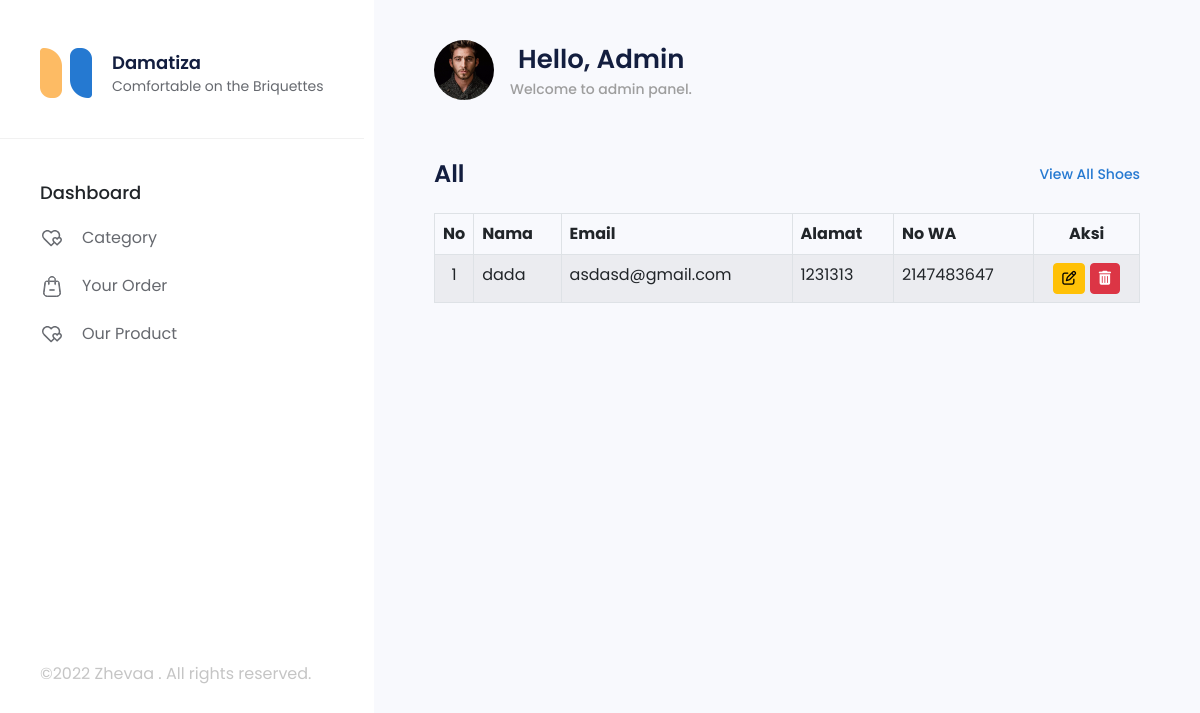
The page /index.php/order on the database its author committed.
### tables this page shows
CREATE TABLE `tbl_order` (
  `order_id` int(11) NOT NULL AUTO_INCREMENT,
  `order_name` varchar(50) NOT NULL,
  `order_email` varchar(30) NOT NULL,
  `order_address` varchar(50) NOT NULL,
  `order_phone` int(20) NOT NULL,
  PRIMARY KEY (`order_id`)
);

### application/controllers/Order.php (called while the page is built, shortened)
<?php
class Order extends CI_Controller {
    function __construct(){
        $this->load->model('M_Order');
    }
	public function index()
	{
        $order = $this->M_Order->tampil()->result();
		$data['tampil'] = $order;
		$this->load->view('V_Order',$data);
	}
}

### index.php (called while the page is built, shortened)
<?php
require_once BASEPATH.'core/CodeIgniter.php';

### application/models/M_Order.php (called while the page is built, shortened)
<?php
class M_Order extends CI_Model
{
	function tampil()
	{
		$result = $this->db->query("select * from tbl_order");
		return $result;
    }
}

### application/views/V_Order.php (the view, shortened to what this page needs)
<!DOCTYPE html>
<html lang="en">
<head>
<link
         href="https://cdn.jsdelivr.net/npm/bootstrap@5.2.1/dist/css/bootstrap.min.css"
         rel="stylesheet"
      />
      <link rel="stylesheet" href="https://cdn.jsdelivr.net/npm/bootstrap-icons@1.9.1/font/bootstrap-icons.css" />
      <link rel="stylesheet" href="https://cdn.jsdelivr.net/npm/@splidejs/splide@3.6.12/dist/css/splide.min.css" />
      <link rel="stylesheet" href="<?php echo base_url()?>asset/css/index/1.navbar.css" />
      <link rel="stylesheet" href="<?php echo base_url()?>asset/css/index/2.aside_briquettes.css" />
      <link rel="stylesheet" href="<?php echo base_url()?>asset/css/index/3.aside_faq.css" />
      <link rel="stylesheet" href="<?php echo base_url()?>asset/css/index/4.aside_process_production.css" />
      <link rel="stylesheet" href="<?php echo base_url()?>asset/css/index/5.aside_get_started.css" />
      <link rel="stylesheet" href="<?php echo base_url()?>asset/css/index/6.media_query_public.css" />
      <link rel="stylesheet" href="<?php echo base_url()?>asset/css/styles.css" />
      <link
      href="https://cdn.jsdelivr.net/npm/bootstrap@5.2.0-beta1/dist/css/bootstrap.min.css"
      rel="stylesheet"
/>
      <link rel="stylesheet" href="<?php echo base_url();?>asset/js/pnotify/dist/pnotify.css">
	<link rel="stylesheet" href="<?php echo base_url();?>asset/js/pnotify/dist/pnotify.buttons.css">
	<link rel="stylesheet" href="<?php echo base_url();?>asset/js/pnotify/dist/pnotify.nonblock.css">
   <link rel="stylesheet" href="<?php echo base_url();?>asset/js/sweetalert2/sweetalert2.min.css">
</head>
  <body>
    <aside class="sidebar offcanvas-lg offcanvas-start">
      <div class="logo-brand mt-lg-5">
        <img
          src="./asset/images/logo.png"
          alt="Logo "
          width="52"
          height="50"
        />
        <div>
          <h6 class="title-store">Damatiza </h6>
          <p class="tagline-store">Comfortable on the Briquettes</p>
        </div>
      </div>
      <hr />
      <nav class="menu flex-fill">
        <div class="section-menu">
          <p class="fs-18 fw-500 mb-2">Dashboard</p>
          <a href="<?php echo base_url("Kategori")?>" class="item-menu" onclick="handleClickMenu(this)">
            <p>Category</p>
          </a>
          <a href="<?php echo base_url("Order")?>" class="item-menu" onclick="handleClickMenu(this)">
            <p class="flex-fill">Your Order</p>
          </a>
          <a href="<?php echo base_url("Barang")?>" class="item-menu" onclick="handleClickMenu(this)">
            <p>Our Product</p>
          </a>
        </div>
      </nav>
      <footer>
       <br><br><br><br><br><br><br><br><br><br><br>
        <p>©2022 Zhevaa . All rights reserved.</p>
      </footer>
    </aside>
    <main class="content flex-fill">
      <section>
        <nav class="nav-content gap-5">
          <div class="d-flex gap-3 align-items-left">
            <img
              src="asset/images/photo.webp"
              alt="Photo Profile"
              class="photo-profile"
            />
            <div>
              <p class="title-content ms-2">Hello, Admin</p>
              <p class="subtitle-content">
                Welcome to admin panel.
              </p>
            </div>
          </div>
        </nav>
      </section>
      <section class="d-flex flex-column gap-4">
        <div class="d-flex justify-content-between align-items-center gap-3">
          <h4 class="title-section-content">All</h4>
          <a href="#" class="btn-link">View All Shoes</a>
        </div>
                        <div class="block-content block-content-full">
                            <table class="table table-bordered table-striped table-vcenter js-dataTable-full">
                                <thead>
                                    <tr>
                                        <th class="text-center" style="width: 5%;">No</th>
                                        <th>Nama</th>
                                        <th>Email</th>
                                        <th>Alamat</th>
                                        <th>No WA</th>
                                        <th class="text-center" style="width: 15%;">Aksi</th>
                                    </tr>
                                </thead>
                                <tbody>
									<?php $no = 1; foreach($tampil as $key){?>
										<tr>
											<td class="text-center"><?php echo $no;?></td>
											<td><?php echo $key->order_name; ?></td>
											<td><?php echo $key->order_email; ?></td>
											<td><?php echo $key->order_address; ?></td>
											<td><?php echo $key->order_phone; ?></td>
											<td class="text-center">
													<button type="button" class="btn btn-sm btn-warning btn-ubah" value="<?php echo $key->order_id?>" data-toggle="tooltip" title="Ubah">
														<i class="fa fa-edit"></i>
													</button>
													<button type="button" class="btn btn-sm btn-danger btn-hapus" value="<?php echo $key->order_id?>" data-toggle="tooltip" title="Hapus">
														<i class="fa fa-trash"></i>
													</button>
											</td>
										</tr>
									<?php $no++;}?>
                                </tbody>
                            </table>
                        </div>
      </section>
    </main>
  </body>
</html>

### asset/css/index/2.aside_briquettes.css (style rules this page uses)
.fw-500 { font-weight: 500; }

### asset/css/styles.css (style rules this page uses)
* { font-family: 'Poppins', sans-serif; margin-bottom: 0 !important; }
.fs-18 { font-size: 18px; }
.fw-500 { font-weight: 500; }
svg { width: 24px; height: 24px; }
@media (min-width: 992px) { .content { margin-left: 374px; } }

### asset/css/component/sidebar.css (style rules this page uses)
.sidebar { position: fixed; height: 100vh; flex-direction: column; justify-content: space-between; overflow-y: auto; background-color: var(--white); }
.sidebar > hr { margin: 0; color: var(--grey-tertiary); }
.logo-brand { display: flex; gap: 20px; justify-content: center; align-items: center; padding: 0 40px 40px; }
.title-store { font-weight: 600; font-size: 18px; color: var(--navy); line-height: 27px; }
.tagline-store { font-weight: 400; font-size: 14px; color: var(--grey-primary); }
.menu { margin: 40px 0; display: flex; flex-direction: column; gap: 40px; }
.section-menu { display: flex; flex-direction: column; }
.section-menu > p { padding-left: 40px; }
.item-menu { gap: 18px; display: flex; padding: 12px 40px; font-weight: 400; position: relative; text-decoration: none; align-items: center; color: var(--grey-primary); }
.sidebar footer { padding: 40px 40px 60px; color: #c5c5c5; }

### asset/css/component/content.css (style rules this page uses)
.content { display: flex; flex-direction: column; gap: 60px; padding: 40px 60px; min-height: 100vh; background-color: var(--background); }
.photo-profile { min-width: 60px; height: 60px; object-fit: cover; border-radius: 100px; }
.title-content { font-size: 26px; font-weight: 600; line-height: 39px; color: var(--navy); }
.subtitle-content { color: var(--grey-secondary); font-weight: 500; font-size: 14px; }
.nav-content { display: flex; flex-wrap: wrap; align-items: center; justify-content: space-between; }
.btn-link { font-weight: 500; font-size: 14px; color: var(--blue-primary); text-decoration: none !important; }
.title-section-content { font-weight: 600; color: var(--navy); }

### asset/css/variable.css (style rules this page uses)
:root { --navy: #131e3f; --red: #ff6d6d; --white: #ffffff; --purple: #877bd1; --blue-primary: #2579d1; --blue-secondary: #e9f6ff; --grey-primary: #66696f; --grey-secondary: #9e9e9e; --grey-tertiary: #c5c5c5; --background: #f8f9fd; --color-scroll-sidebar: #e4e4e4; --color-scroll-content: var(--grey-tertiary); }

### rows shown on the page
tbl_order: order_name "dada", order_email "asdasd@gmail.com", order_address "1231313", order_phone "2147483647", $key->order_id 3 (drawn)
